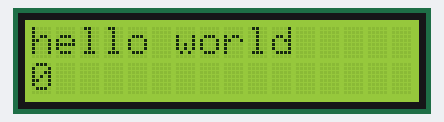
Recording of a sketch running on a simulated Arduino Uno, built with avr-gcc and run on an emulated ATmega328P. Shown: 16×2 character LCD.

Above: at 0.1 s.
At 4.6 s:
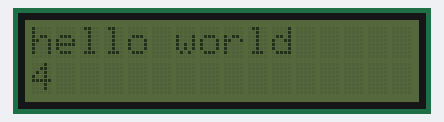
At 9.7 s:
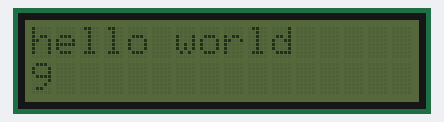
At 19.7 s:
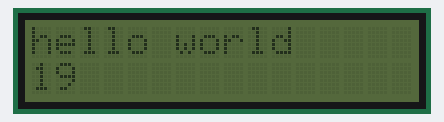
At 29.3 s:
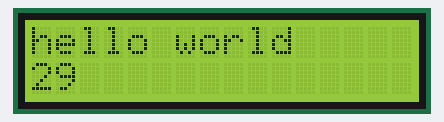
At 38.8 s:
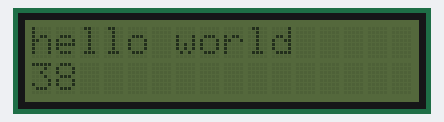

Measured:
- what the display in image 1 shows lasts 0.5 s, from 4.6 s to 5.1 s

The sketch:

display_teste.ino
```cpp
// C++ code
//
#include <Adafruit_LiquidCrystal.h>

int seconds = 0;

Adafruit_LiquidCrystal lcd_1(0);

void setup()
{
  lcd_1.begin(16, 2);

  lcd_1.print("hello world");
}

void loop()
{
  lcd_1.setCursor(0, 1);
  lcd_1.print(seconds);
  lcd_1.setBacklight(1);
  delay(500); // Wait for 500 millisecond(s)
  lcd_1.setBacklight(0);
  delay(500); // Wait for 500 millisecond(s)
  seconds += 1;
  if (seconds > 100)
  {
    seconds = 0;
  }

}
```
